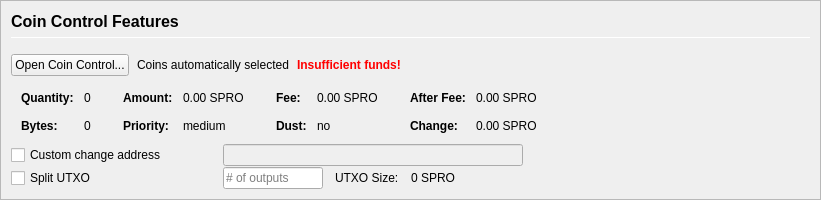
         <widget class="QFrame" name="frameCoinControl">
          <property name="sizePolicy">
           <sizepolicy hsizetype="Expanding" vsizetype="Expanding">
            <horstretch>0</horstretch>
            <verstretch>0</verstretch>
           </sizepolicy>
          </property>
          <property name="maximumSize">
           <size>
            <width>16777215</width>
            <height>16777215</height>
           </size>
          </property>
          <property name="frameShape">
           <enum>QFrame::StyledPanel</enum>
          </property>
          <property name="frameShadow">
           <enum>QFrame::Sunken</enum>
          </property>
          <layout class="QVBoxLayout" name="verticalLayoutCoinControl2">
           <property name="spacing">
            <number>0</number>
           </property>
           <property name="leftMargin">
            <number>0</number>
           </property>
           <property name="topMargin">
            <number>0</number>
           </property>
           <property name="rightMargin">
            <number>0</number>
           </property>
           <property name="bottomMargin">
            <number>0</number>
           </property>
           <item>
            <widget class="QFrame" name="frameCoinControl_BG">
             <layout class="QVBoxLayout" name="verticalLayoutCoinControl" stretch="0,0,0,0,0,0">
              <property name="spacing">
               <number>1</number>
              </property>
              <property name="leftMargin">
               <number>10</number>
              </property>
              <property name="topMargin">
               <number>10</number>
              </property>
              <item>
               <layout class="QHBoxLayout" name="horizontalLayoutCoinControl1">
                <property name="bottomMargin">
                 <number>15</number>
                </property>
                <item>
                 <layout class="QVBoxLayout" name="verticalLayout_3">
                  <property name="spacing">
                   <number>6</number>
                  </property>
                  <item>
                   <widget class="QLabel" name="labelCoinControlFeatures">
                    <property name="sizePolicy">
                     <sizepolicy hsizetype="Preferred" vsizetype="Maximum">
                      <horstretch>0</horstretch>
                      <verstretch>0</verstretch>
                     </sizepolicy>
                    </property>
                    <property name="minimumSize">
                     <size>
                      <width>0</width>
                      <height>20</height>
                     </size>
                    </property>
                    <property name="font">
                     <font>
                      <pointsize>12</pointsize>
                      <weight>75</weight>
                      <bold>true</bold>
                     </font>
                    </property>
                    <property name="styleSheet">
                     <string notr="true">font-weight:bold;</string>
                    </property>
                    <property name="text">
                     <string>Coin Control Features</string>
                    </property>
                   </widget>
                  </item>
                  <item>
                   <widget class="Line" name="line">
                    <property name="minimumSize">
                     <size>
                      <width>0</width>
                      <height>1</height>
                     </size>
                    </property>
                    <property name="maximumSize">
                     <size>
                      <width>16777215</width>
                      <height>1</height>
                     </size>
                    </property>
                    <property name="orientation">
                     <enum>Qt::Horizontal</enum>
                    </property>
                   </widget>
                  </item>
                 </layout>
                </item>
               </layout>
              </item>
              <item>
               <layout class="QHBoxLayout" name="horizontalLayoutCoinControl2" stretch="0,0,0,0">
                <property name="spacing">
                 <number>8</number>
                </property>
                <property name="bottomMargin">
                 <number>10</number>
                </property>
                <item>
                 <widget class="QPushButton" name="pushButtonCoinControl">
                  <property name="styleSheet">
                   <string notr="true"/>
                  </property>
                  <property name="text">
                   <string>Open Coin Control...</string>
                  </property>
                  <property name="autoDefault">
                   <bool>false</bool>
                  </property>
                 </widget>
                </item>
                <item>
                 <widget class="QLabel" name="labelCoinControlAutomaticallySelected">
                  <property name="text">
                   <string>Coins automatically selected</string>
                  </property>
                  <property name="margin">
                   <number>5</number>
                  </property>
                 </widget>
                </item>
                <item>
                 <widget class="QLabel" name="labelCoinControlInsuffFunds">
                  <property name="font">
                   <font>
                    <weight>75</weight>
                    <bold>true</bold>
                   </font>
                  </property>
                  <property name="styleSheet">
                   <string notr="true">color:red;font-weight:bold;</string>
                  </property>
                  <property name="text">
                   <string>Insufficient funds!</string>
                  </property>
                  <property name="margin">
                   <number>5</number>
                  </property>
                 </widget>
                </item>
                <item>
                 <spacer name="horizontalSpacerCoinControl">
                  <property name="orientation">
                   <enum>Qt::Horizontal</enum>
                  </property>
                  <property name="sizeHint" stdset="0">
                   <size>
                    <width>40</width>
                    <height>1</height>
                   </size>
                  </property>
                 </spacer>
                </item>
               </layout>
              </item>
              <item>
               <widget class="QWidget" name="widgetCoinControl" native="true">
                <property name="sizePolicy">
                 <sizepolicy hsizetype="Preferred" vsizetype="Preferred">
                  <horstretch>0</horstretch>
                  <verstretch>0</verstretch>
                 </sizepolicy>
                </property>
                <property name="minimumSize">
                 <size>
                  <width>0</width>
                  <height>0</height>
                 </size>
                </property>
                <property name="styleSheet">
                 <string notr="true"/>
                </property>
                <layout class="QHBoxLayout" name="horizontalLayoutCoinControl5">
                 <property name="leftMargin">
                  <number>0</number>
                 </property>
                 <property name="topMargin">
                  <number>0</number>
                 </property>
                 <property name="rightMargin">
                  <number>0</number>
                 </property>
                 <property name="bottomMargin">
                  <number>0</number>
                 </property>
                 <item>
                  <layout class="QHBoxLayout" name="horizontalLayoutCoinControl3" stretch="0,0,0,1">
                   <property name="spacing">
                    <number>20</number>
                   </property>
                   <property name="topMargin">
                    <number>0</number>
                   </property>
                   <property name="bottomMargin">
                    <number>10</number>
                   </property>
                   <item>
                    <layout class="QFormLayout" name="formLayoutCoinControl1">
                     <property name="horizontalSpacing">
                      <number>10</number>
                     </property>
                     <property name="verticalSpacing">
                      <number>14</number>
                     </property>
                     <property name="leftMargin">
                      <number>10</number>
                     </property>
                     <property name="topMargin">
                      <number>4</number>
                     </property>
                     <property name="rightMargin">
                      <number>6</number>
                     </property>
                     <item row="0" column="0">
                      <widget class="QLabel" name="labelCoinControlQuantityText">
                       <property name="font">
                        <font>
                         <weight>75</weight>
                         <bold>true</bold>
                        </font>
                       </property>
                       <property name="text">
                        <string>Quantity:</string>
                       </property>
                       <property name="margin">
                        <number>0</number>
                       </property>
                      </widget>
                     </item>
                     <item row="0" column="1">
                      <widget class="QLabel" name="labelCoinControlQuantity">
                       <property name="cursor">
                        <cursorShape>IBeamCursor</cursorShape>
                       </property>
                       <property name="contextMenuPolicy">
                        <enum>Qt::ActionsContextMenu</enum>
                       </property>
                       <property name="text">
                        <string notr="true">0</string>
                       </property>
                       <property name="margin">
                        <number>0</number>
                       </property>
                       <property name="textInteractionFlags">
                        <set>Qt::LinksAccessibleByMouse|Qt::TextSelectableByKeyboard|Qt::TextSelectableByMouse</set>
                       </property>
                      </widget>
                     </item>
                     <item row="1" column="0">
                      <widget class="QLabel" name="labelCoinControlBytesText">
                       <property name="font">
                        <font>
                         <weight>75</weight>
                         <bold>true</bold>
                        </font>
                       </property>
                       <property name="text">
                        <string>Bytes:</string>
                       </property>
                      </widget>
                     </item>
                     <item row="1" column="1">
                      <widget class="QLabel" name="labelCoinControlBytes">
                       <property name="cursor">
                        <cursorShape>IBeamCursor</cursorShape>
                       </property>
                       <property name="contextMenuPolicy">
                        <enum>Qt::ActionsContextMenu</enum>
                       </property>
                       <property name="text">
                        <string notr="true">0</string>
                       </property>
                       <property name="textInteractionFlags">
                        <set>Qt::LinksAccessibleByMouse|Qt::TextSelectableByKeyboard|Qt::TextSelectableByMouse</set>
                       </property>
                      </widget>
                     </item>
                    </layout>
                   </item>
                   <item>
                    <layout class="QFormLayout" name="formLayoutCoinControl2">
                     <property name="horizontalSpacing">
                      <number>10</number>
                     </property>
                     <property name="verticalSpacing">
                      <number>14</number>
                     </property>
                     <property name="leftMargin">
                      <number>6</number>
                     </property>
                     <property name="topMargin">
                      <number>4</number>
                     </property>
                     <property name="rightMargin">
                      <number>6</number>
                     </property>
                     <item row="0" column="0">
                      <widget class="QLabel" name="labelCoinControlAmountText">
                       <property name="font">
                        <font>
                         <weight>75</weight>
                         <bold>true</bold>
                        </font>
                       </property>
                       <property name="text">
                        <string>Amount:</string>
                       </property>
                       <property name="margin">
                        <number>0</number>
                       </property>
                      </widget>
                     </item>
                     <item row="0" column="1">
                      <widget class="QLabel" name="labelCoinControlAmount">
                       <property name="cursor">
                        <cursorShape>IBeamCursor</cursorShape>
                       </property>
                       <property name="contextMenuPolicy">
                        <enum>Qt::ActionsContextMenu</enum>
                       </property>
                       <property name="text">
                        <string notr="true">0.00 SPRO</string>
                       </property>
                       <property name="textInteractionFlags">
                        <set>Qt::LinksAccessibleByMouse|Qt::TextSelectableByKeyboard|Qt::TextSelectableByMouse</set>
                       </property>
                      </widget>
                     </item>
                     <item row="1" column="0">
                      <widget class="QLabel" name="labelCoinControlPriorityText">
                       <property name="font">
                        <font>
                         <weight>75</weight>
                         <bold>true</bold>
                        </font>
                       </property>
                       <property name="text">
                        <string>Priority:</string>
                       </property>
                      </widget>
                     </item>
                     <item row="1" column="1">
                      <widget class="QLabel" name="labelCoinControlPriority">
                       <property name="cursor">
                        <cursorShape>IBeamCursor</cursorShape>
                       </property>
                       <property name="contextMenuPolicy">
                        <enum>Qt::ActionsContextMenu</enum>
                       </property>
                       <property name="text">
                        <string>medium</string>
                       </property>
                       <property name="textInteractionFlags">
                        <set>Qt::LinksAccessibleByMouse|Qt::TextSelectableByKeyboard|Qt::TextSelectableByMouse</set>
                       </property>
                      </widget>
                     </item>
                    </layout>
                   </item>
                   <item>
                    <layout class="QFormLayout" name="formLayoutCoinControl3">
                     <property name="horizontalSpacing">
                      <number>10</number>
                     </property>
                     <property name="verticalSpacing">
                      <number>14</number>
                     </property>
                     <property name="leftMargin">
                      <number>6</number>
                     </property>
                     <property name="topMargin">
                      <number>4</number>
                     </property>
                     <property name="rightMargin">
                      <number>6</number>
                     </property>
                     <item row="0" column="0">
                      <widget class="QLabel" name="labelCoinControlFeeText">
                       <property name="font">
                        <font>
                         <weight>75</weight>
                         <bold>true</bold>
                        </font>
                       </property>
                       <property name="text">
                        <string>Fee:</string>
                       </property>
                       <property name="margin">
                        <number>0</number>
                       </property>
                      </widget>
                     </item>
                     <item row="0" column="1">
                      <widget class="QLabel" name="labelCoinControlFee">
                       <property name="cursor">
                        <cursorShape>IBeamCursor</cursorShape>
                       </property>
                       <property name="contextMenuPolicy">
                        <enum>Qt::ActionsContextMenu</enum>
                       </property>
                       <property name="text">
                        <string notr="true">0.00 SPRO</string>
                       </property>
                       <property name="textInteractionFlags">
                        <set>Qt::LinksAccessibleByMouse|Qt::TextSelectableByKeyboard|Qt::TextSelectableByMouse</set>
                       </property>
                      </widget>
                     </item>
                     <item row="1" column="0">
                      <widget class="QLabel" name="labelCoinControlLowOutputText">
                       <property name="font">
                        <font>
                         <weight>75</weight>
                         <bold>true</bold>
                        </font>
                       </property>
                       <property name="text">
                        <string>Dust:</string>
                       </property>
                      </widget>
                     </item>
                     <item row="1" column="1">
                      <widget class="QLabel" name="labelCoinControlLowOutput">
                       <property name="cursor">
                        <cursorShape>IBeamCursor</cursorShape>
                       </property>
                       <property name="contextMenuPolicy">
                        <enum>Qt::ActionsContextMenu</enum>
                       </property>
                       <property name="text">
                        <string>no</string>
                       </property>
                       <property name="textInteractionFlags">
                        <set>Qt::LinksAccessibleByMouse|Qt::TextSelectableByKeyboard|Qt::TextSelectableByMouse</set>
                       </property>
                      </widget>
                     </item>
                    </layout>
                   </item>
                   <item>
                    <layout class="QFormLayout" name="formLayoutCoinControl4">
                     <property name="horizontalSpacing">
                      <number>10</number>
                     </property>
                     <property name="verticalSpacing">
                      <number>14</number>
                     </property>
                     <property name="leftMargin">
                      <number>6</number>
                     </property>
                     <property name="topMargin">
                      <number>4</number>
                     </property>
                     <property name="rightMargin">
                      <number>6</number>
                     </property>
                     <item row="0" column="0">
                      <widget class="QLabel" name="labelCoinControlAfterFeeText">
                       <property name="font">
                        <font>
                         <weight>75</weight>
                         <bold>true</bold>
                        </font>
                       </property>
                       <property name="text">
                        <string>After Fee:</string>
                       </property>
                       <property name="margin">
                        <number>0</number>
                       </property>
                      </widget>
                     </item>
                     <item row="0" column="1">
                      <widget class="QLabel" name="labelCoinControlAfterFee">
                       <property name="cursor">
                        <cursorShape>IBeamCursor</cursorShape>
                       </property>
                       <property name="contextMenuPolicy">
                        <enum>Qt::ActionsContextMenu</enum>
                       </property>
                       <property name="text">
                        <string notr="true">0.00 SPRO</string>
                       </property>
                       <property name="textInteractionFlags">
                        <set>Qt::LinksAccessibleByMouse|Qt::TextSelectableByKeyboard|Qt::TextSelectableByMouse</set>
                       </property>
                      </widget>
                     </item>
                     <item row="1" column="0">
                      <widget class="QLabel" name="labelCoinControlChangeText">
                       <property name="font">
                        <font>
                         <weight>75</weight>
                         <bold>true</bold>
                        </font>
                       </property>
                       <property name="text">
                        <string>Change:</string>
                       </property>
                      </widget>
                     </item>
                     <item row="1" column="1">
                      <widget class="QLabel" name="labelCoinControlChange">
                       <property name="cursor">
                        <cursorShape>IBeamCursor</cursorShape>
                       </property>
                       <property name="contextMenuPolicy">
                        <enum>Qt::ActionsContextMenu</enum>
                       </property>
                       <property name="text">
                        <string notr="true">0.00 SPRO</string>
                       </property>
                       <property name="textInteractionFlags">
                        <set>Qt::LinksAccessibleByMouse|Qt::TextSelectableByKeyboard|Qt::TextSelectableByMouse</set>
                       </property>
                      </widget>
                     </item>
                    </layout>
                   </item>
                  </layout>
                 </item>
                </layout>
               </widget>
              </item>
              <item>
               <layout class="QHBoxLayout" name="horizontalLayoutCoinControl4">
                <property name="spacing">
                 <number>12</number>
                </property>
                <property name="sizeConstraint">
                 <enum>QLayout::SetDefaultConstraint</enum>
                </property>
                <property name="topMargin">
                 <number>0</number>
                </property>
                <property name="rightMargin">
                 <number>0</number>
                </property>
                <item>
                 <widget class="QCheckBox" name="checkBoxCoinControlChange">
                  <property name="sizePolicy">
                   <sizepolicy hsizetype="Preferred" vsizetype="Preferred">
                    <horstretch>0</horstretch>
                    <verstretch>0</verstretch>
                   </sizepolicy>
                  </property>
                  <property name="minimumSize">
                   <size>
                    <width>200</width>
                    <height>0</height>
                   </size>
                  </property>
                  <property name="maximumSize">
                   <size>
                    <width>200</width>
                    <height>16777215</height>
                   </size>
                  </property>
                  <property name="toolTip">
                   <string>If this is activated, but the change address is empty or invalid, change will be sent to a newly generated address.</string>
                  </property>
                  <property name="text">
                   <string>Custom change address</string>
                  </property>
                 </widget>
                </item>
                <item>
                 <widget class="QValidatedLineEdit" name="lineEditCoinControlChange">
                  <property name="enabled">
                   <bool>false</bool>
                  </property>
                  <property name="sizePolicy">
                   <sizepolicy hsizetype="Preferred" vsizetype="Preferred">
                    <horstretch>0</horstretch>
                    <verstretch>0</verstretch>
                   </sizepolicy>
                  </property>
                  <property name="minimumSize">
                   <size>
                    <width>300</width>
                    <height>0</height>
                   </size>
                  </property>
                 </widget>
                </item>
                <item>
                 <widget class="QLabel" name="labelCoinControlChangeLabel">
                  <property name="sizePolicy">
                   <sizepolicy hsizetype="Preferred" vsizetype="Preferred">
                    <horstretch>0</horstretch>
                    <verstretch>0</verstretch>
                   </sizepolicy>
                  </property>
                  <property name="minimumSize">
                   <size>
                    <width>100</width>
                    <height>0</height>
                   </size>
                  </property>
                  <property name="text">
                   <string/>
                  </property>
                  <property name="margin">
                   <number>3</number>
                  </property>
                 </widget>
                </item>
               </layout>
              </item>
              <item>
               <layout class="QHBoxLayout" name="horizontalLayoutCoinControl6">
                <property name="spacing">
                 <number>12</number>
                </property>
                <property name="rightMargin">
                 <number>0</number>
                </property>
                <item>
                 <widget class="QCheckBox" name="splitBlockCheckBox">
                  <property name="sizePolicy">
                   <sizepolicy hsizetype="Preferred" vsizetype="Preferred">
                    <horstretch>0</horstretch>
                    <verstretch>0</verstretch>
                   </sizepolicy>
                  </property>
                  <property name="minimumSize">
                   <size>
                    <width>200</width>
                    <height>0</height>
                   </size>
                  </property>
                  <property name="maximumSize">
                   <size>
                    <width>200</width>
                    <height>16777215</height>
                   </size>
                  </property>
                  <property name="text">
                   <string>Split UTXO</string>
                  </property>
                 </widget>
                </item>
                <item>
                 <widget class="QLineEdit" name="splitBlockLineEdit">
                  <property name="sizePolicy">
                   <sizepolicy hsizetype="Preferred" vsizetype="Preferred">
                    <horstretch>50</horstretch>
                    <verstretch>0</verstretch>
                   </sizepolicy>
                  </property>
                  <property name="minimumSize">
                   <size>
                    <width>100</width>
                    <height>0</height>
                   </size>
                  </property>
                  <property name="maximumSize">
                   <size>
                    <width>100</width>
                    <height>16777215</height>
                   </size>
                  </property>
                  <property name="placeholderText">
                   <string># of outputs</string>
                  </property>
                 </widget>
                </item>
                <item>
                 <widget class="QLabel" name="labelBlockSizeText">
                  <property name="text">
                   <string>UTXO Size:</string>
                  </property>
                 </widget>
                </item>
                <item>
                 <widget class="QLabel" name="labelBlockSize">
                  <property name="text">
                   <string>0 SPRO</string>
                  </property>
                 </widget>
                </item>
                <item>
                 <spacer name="horizontalSpacer_7">
                  <property name="orientation">
                   <enum>Qt::Horizontal</enum>
                  </property>
                  <property name="sizeHint" stdset="0">
                   <size>
                    <width>40</width>
                    <height>20</height>
                   </size>
                  </property>
                 </spacer>
                </item>
               </layout>
              </item>
              <item>
               <spacer name="verticalSpacerCoinControl">
                <property name="orientation">
                 <enum>Qt::Vertical</enum>
                </property>
                <property name="sizeHint" stdset="0">
                 <size>
                  <width>800</width>
                  <height>1</height>
                 </size>
                </property>
               </spacer>
              </item>
             </layout>
            </widget>
           </item>
          </layout>
         </widget>
